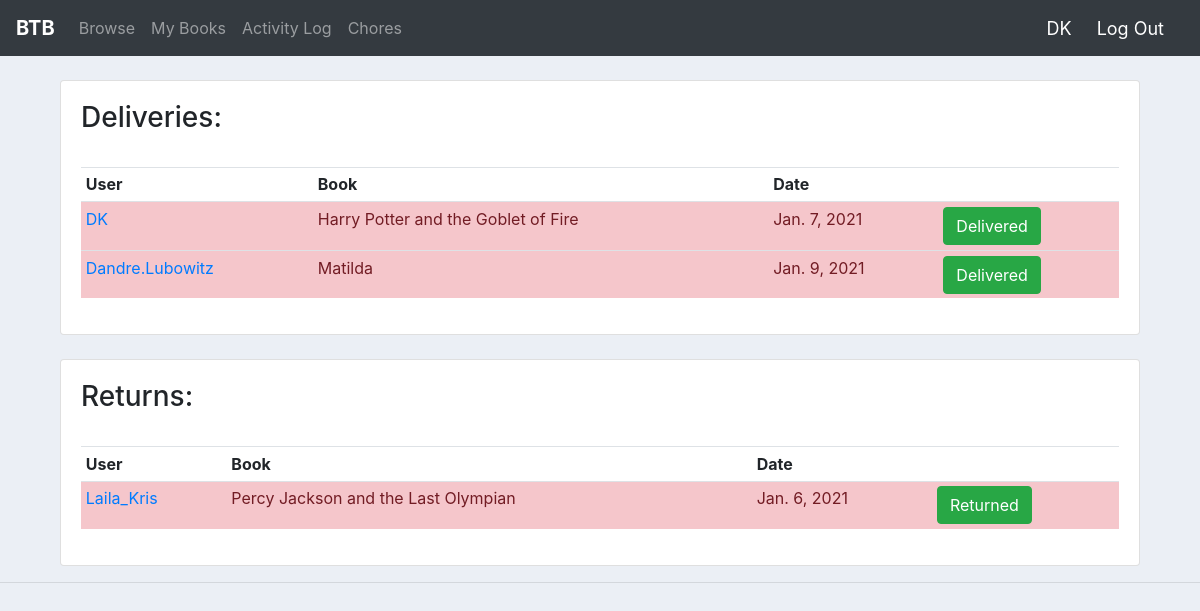
/chores/ (signed in), run on the app's committed database.
### user/models.py (models this page shows, shortened)
class Orders(models.Model):
    status = (('delivering','delivering'),('delivered','delivered'),('returning','returning'),('returned','returned'))
    date_created = models.DateField(auto_now_add = True, null =True)
    Customer = models.ForeignKey(Customer, null = True, on_delete = models.SET_NULL)
    Product = models.ForeignKey(Books, null = True, on_delete = models.SET_NULL)
    Status =  models.CharField(max_length = 200, null=True, choices = status)
    recieved_on = models.DateField(null =True, blank = True)
    returned_on = models.DateField(null =True, blank = True)

class Customer(models.Model):
    user = models.OneToOneField(User, null = True, on_delete = models.CASCADE)
    name = models.CharField(max_length = 200, null = True)
    PhoneNo = models.CharField(max_length = 200, null = True)
    email = models.CharField(max_length = 200, null = True)
    Address = models.CharField(max_length = 10, null = True)
    DatePayed = models.DateField(null = True, blank = True)
    def __str__(self):
        return self.name

class Books(models.Model):
    status = (('unavailable','unavailable'),('available','available'))
    BookName = models.CharField(max_length = 200, null=True)
    AuthorName = models.CharField(max_length = 200, null=True)
    Status =  models.CharField(max_length = 200, null=True, choices = status)
    Genre = models.ManyToManyField(Genre)
    Age = models.CharField(max_length = 10, null = True)
    Image = models.ImageField(null = True, blank =True, upload_to = 'books/images')
    PDF = models.FileField(null = True, blank =True, upload_to = 'books/pdfs')
    Description = models.TextField(null = True, blank = True)
    Note = models.CharField(max_length = 500, null = True, blank = True)
    def __str__(self):
        return self.BookName

### user/decorators.py (the view)
        def wrapper_func(request, *args, **kwargs):
            group = None
            if request.user.groups.exists():
                group = request.user.groups.all()[0].name
            if group in allowed_roles:
                return view_func(request, *args, **kwargs)
            else:
                return HttpResponse('you are not authorised to view this')

### user/templates/user/Chores.html
{% extends 'user/main.html' %}
{% block content %}
<br>
<div class="row">
  <div class="container">
    <div class="col-md-12">
      <div class="card card-body">
        <h3>Deliveries:</h3>
        <br>
        <table class="table table-sm">
          <tr>
            <th>User</th>
            <th>Book</th>
            <th>Date</th>
            <th></th>
          </tr>
          {% for i in orders %}
          <tr {% if i.Customer.DatePayed == 'ITS DUE' %} class="list-group-item-danger"{% endif %}>
            <td><a href="{% url 'userinfo' i.Customer.id %}">{{i.Customer}}</a></td>
            <td>{{i.Product}}</td>
            <td>{{i.date_created}}</td>
            <td><a href="{% url 'deliverconfirm' i.id%}" class="btn btn-success">Delivered</a></td>
          </tr>
          {% endfor %}
        </table>
      </div>
    </div>
    <br>
    <div class="col-md-12">
      <div class="card card-body">
        <h3>Returns:</h3>
        <br>
        <table class="table table-sm">
          <tr>
            <th>User</th>
            <th>Book</th>
            <th>Date</th>
            <th></th>
          </tr>
          {% for i in returns %}
          <tr {% if i.Customer.DatePayed == 'ITS DUE' %} class="list-group-item-danger"{% endif %}>
            <td><a href="{% url 'userinfo' i.Customer.id %}">{{i.Customer}}</a></td>
            <td>{{i.Product}}</td>
            <td>{{i.date_created}}</td>
            <td><a href="{% url 'deliverconfirm' i.id%}" class="btn btn-success">Returned</a></td>
          </tr>
          {% endfor %}
        </table>
      </div>
    </div>
  </div>
</div>
{% endblock %}

### user/templates/user/navbar.html (shortened to what this page needs)
<nav class="navbar navbar-expand-lg navbar-dark bg-dark">
  <a href="{% url 'browse'%}" class="navbar-brand" ><b>BTB</b></a>
  <div class="collapse navbar-collapse" id="navbarNav">
    <ul class="navbar-nav">
      <li class="nav-item">
        <a class="nav-link" href="{% url 'browse'%}">Browse</a>
      </li>
      {% if request.user.is_authenticated %}
      <li class="nav-item">
        <a class="nav-link" href="{% url 'mybooks' %}">My Books</a>
      </li>
      <li class="nav-item">
        <a class="nav-link" href="{% url 'activity' request.user.customer.id %}">Activity Log</a>
      </li>
      {% if request.user.is_staff %}
      <li class="nav-item">
        <a class="nav-link" href="{% url 'chores' %}">Chores</a>
      </li>
      {%endif%}
      {%endif%}
    </ul>
  </div>
  <span class="hi">&nbsp;{{request.user}}&nbsp;</span>
  {% if request.user.is_authenticated %}
  <span><a href="{% url 'signout' %}"  class="hi">Log Out</a></span>
  {% else %}
  <span><a href="{% url 'signin' %}"  class="hi">Sign In</a></span>
  <span><a href="{% url 'signup' %}"  class="hi">Sign Up</a></span>
  {% endif %}
</nav>

### user/templates/user/main.html (style rules this page uses)
body { background-color: #ebeff5; }

### user/templates/user/navbar.html (style rules this page uses)
.hi { font-size: 18px; color: #fff; margin-right: 20px; }

### data on the page
Orders: Customer "DK", Product "Harry Potter and the Goblet of Fire", date_created "Jan. 7, 2021"
Orders: Customer "Dandre.Lubowitz", Product "Matilda", date_created "Jan. 9, 2021"
Orders: Customer "Laila_Kris", Product "Percy Jackson and the Last Olympian", date_created "Jan. 6, 2021"

### other printed values
{{ request.user }} "DK"
